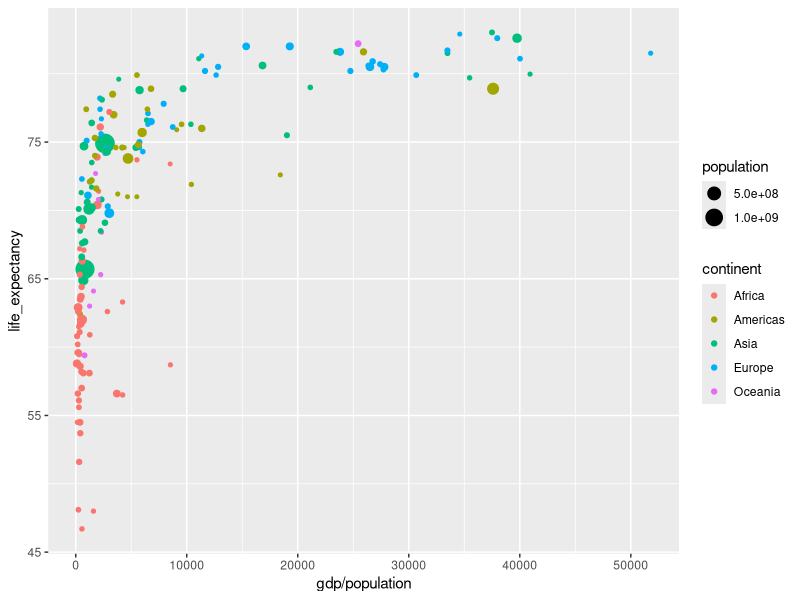

Generate this figure with R:
## ---- chunk 1
knitr::opts_chunk$set(echo = TRUE)
## ---- chunk 2
library(dslabs)
library(tidyverse)
gapminder
## ---- chunk 3
gap2011 <- gapminder %>%
  as_tibble() %>%
  filter(year == 2011)
## ---- chunk 4
gap2011 %>%
  ggplot(aes(x=gdp/population, y=life_expectancy, size=population, color=continent)) +
  geom_point()
